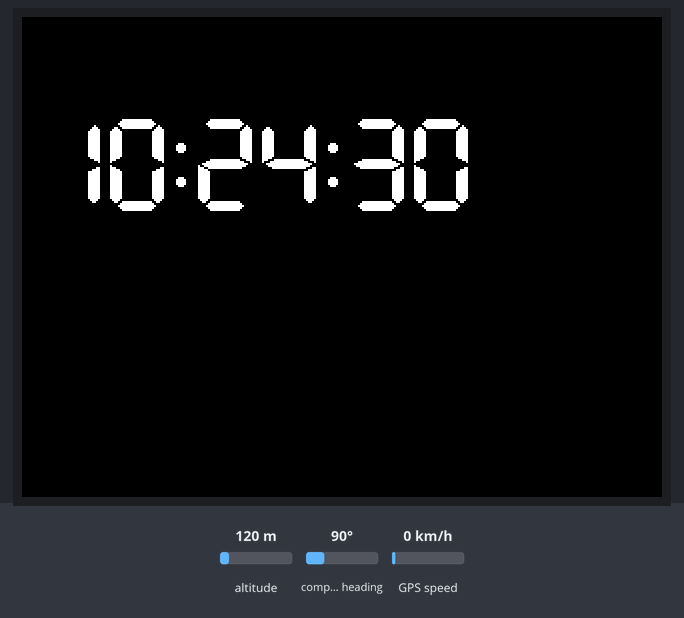
Bench run of a sketch on a simulated ESP32. On the bench: 320×240 colour display. Inputs (shaded band) come from the test bench; at power-on: altitude 120 m, compass heading 90°, GPS speed 0 km/h. The GPS gets a fix after 3 s at 37.7749, -122.4194 with 8 satellites.

Above: at 0.4 s.
At 4.4 s:
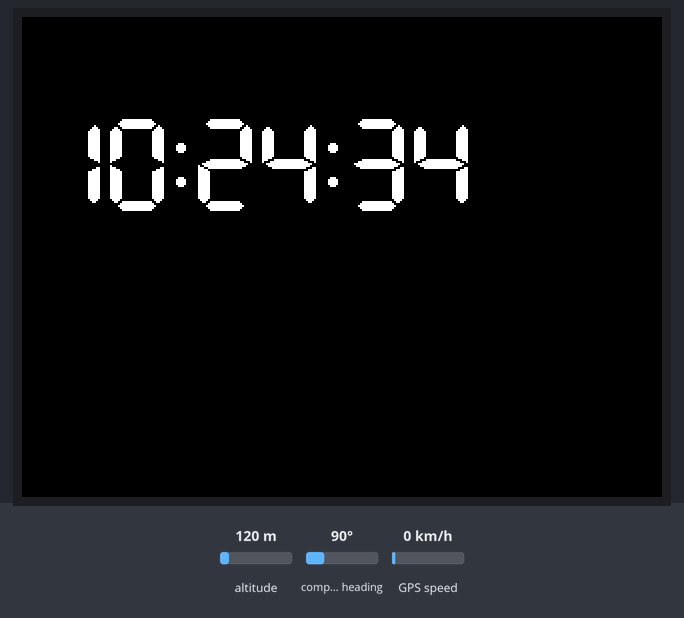
At 9.4 s:
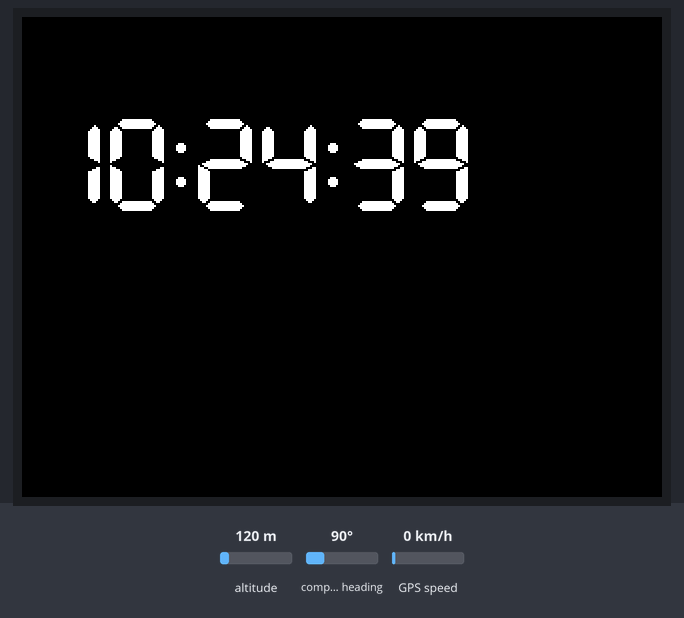
At 19.4 s:
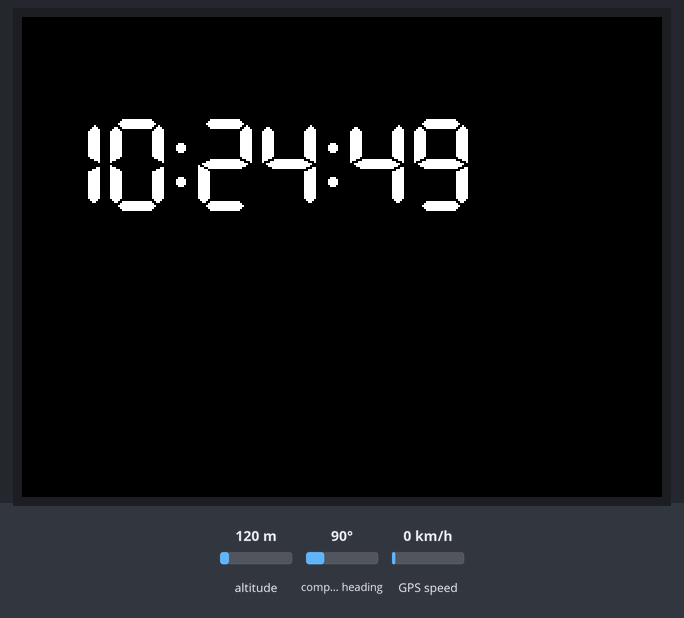
At 28.4 s:
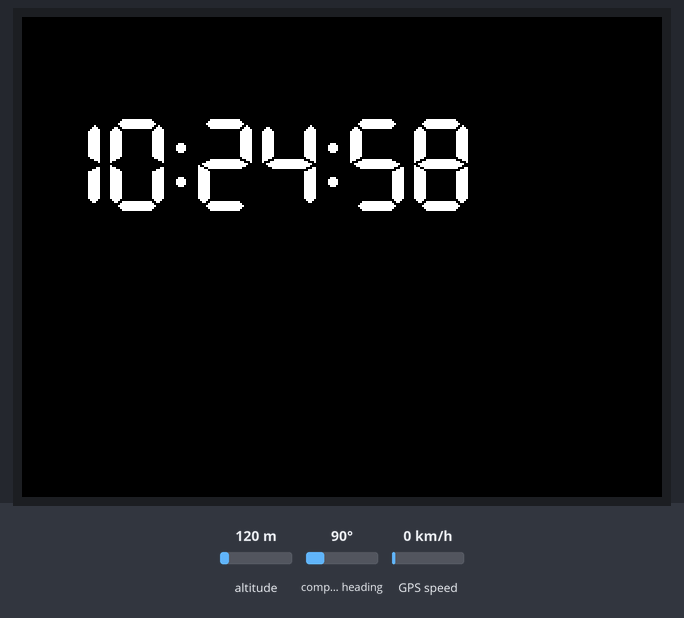
At 38.4 s:
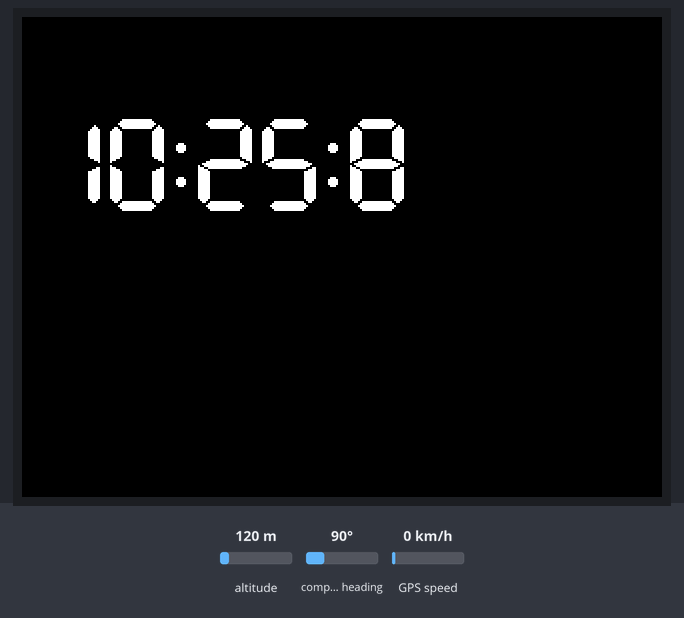

The sketch:

GPS_CLOCK_step6.ino
```cpp
// (licence header left out)
#include <TFT_eSPI.h>                              // https://github.com/Bodmer/TFT_eSPI
#include <TinyGPS++.h>                             // https://github.com/mikalhart/TinyGPSPlus

TFT_eSPI tft = TFT_eSPI();                         // display object
TinyGPSPlus gps;                                   // gps object

void displayTime() {
  int x=10,y=50,f=7;                               // screen position & font
  int hr = gps.time.hour();                        // get hour value
  int mn = gps.time.minute();                      // get minute value
  int sec = gps.time.second();                     // get second value
  tft.fillRect(x,y,250,60,TFT_BLACK);              // erase old time
  x+= tft.drawNumber(hr,x,y,f);                    // hours
  x+= tft.drawChar(':',x,y,f);                     // hour:min separator
  x+= tft.drawNumber(mn,x,y,f);                    // show minutes
  x+= tft.drawChar(':',x,y,f);                     // show ":"
  x+= tft.drawNumber(sec,x,y,f);                   // show seconds
}

void setup() {
  tft.init();
  tft.setRotation(1);                              // portrait screen orientation
  tft.fillScreen(TFT_BLACK);                       // start with blank display
  Serial1.begin(9600);                             // set baud rate of incoming data
}

void loop() {
  if (Serial1.available()) {                       // if a character is ready to read...
    char c = Serial1.read();                       // get the character
    gps.encode(c);                                 // and feed it to the GPS parser.
    if (gps.time.isUpdated())                      // Wait until time has been updated
      displayTime();                               // then, display the time
  }
}
```

Measured:
- what the display in image 0 shows lasts 1.0 s, from 0.3 s to 1.3 s
